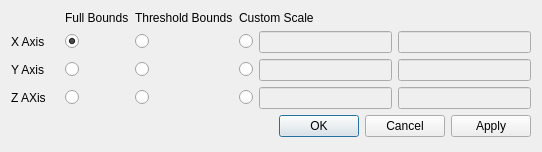
<?xml version="1.0" encoding="UTF-8"?>
<ui version="4.0">
 <class>PrismViewScalingWidget</class>
 <widget class="QWidget" name="PrismViewScalingWidget">
  <property name="geometry">
   <rect>
    <x>0</x>
    <y>0</y>
    <width>542</width>
    <height>152</height>
   </rect>
  </property>
  <property name="windowTitle">
   <string>Change View Scale</string>
  </property>
  <layout class="QVBoxLayout" name="verticalLayout">
   <item>
    <layout class="QGridLayout" name="gridLayout_2">
     <item row="0" column="2">
      <widget class="QLabel" name="label_4">
       <property name="text">
        <string>Full Bounds</string>
       </property>
      </widget>
     </item>
     <item row="0" column="3">
      <widget class="QLabel" name="label_5">
       <property name="text">
        <string>Threshold Bounds</string>
       </property>
      </widget>
     </item>
     <item row="0" column="4">
      <widget class="QLabel" name="label_6">
       <property name="text">
        <string>Custom Scale</string>
       </property>
      </widget>
     </item>
     <item row="0" column="0">
      <widget class="QLabel" name="label">
       <property name="text">
        <string/>
       </property>
      </widget>
     </item>
     <item row="2" column="0">
      <widget class="QLabel" name="label_3">
       <property name="text">
        <string>Y Axis</string>
       </property>
      </widget>
     </item>
     <item row="3" column="0">
      <widget class="QLabel" name="label_7">
       <property name="text">
        <string>Z AXis</string>
       </property>
      </widget>
     </item>
     <item row="1" column="4">
      <layout class="QHBoxLayout" name="horizontalLayout">
       <item>
        <widget class="QRadioButton" name="UseXCustomScale">
         <property name="text">
          <string/>
         </property>
         <property name="checked">
          <bool>false</bool>
         </property>
        </widget>
       </item>
       <item>
        <widget class="QLineEdit" name="XCustomMin">
         <property name="enabled">
          <bool>false</bool>
         </property>
        </widget>
       </item>
       <item>
        <widget class="QLineEdit" name="XCustomMax">
         <property name="enabled">
          <bool>false</bool>
         </property>
        </widget>
       </item>
      </layout>
     </item>
     <item row="2" column="4">
      <layout class="QHBoxLayout" name="horizontalLayout_2">
       <item>
        <widget class="QRadioButton" name="UseYCustomScale">
         <property name="text">
          <string/>
         </property>
        </widget>
       </item>
       <item>
        <widget class="QLineEdit" name="lineEdit">
         <property name="enabled">
          <bool>false</bool>
         </property>
        </widget>
       </item>
       <item>
        <widget class="QLineEdit" name="YCustomMax">
         <property name="enabled">
          <bool>false</bool>
         </property>
        </widget>
       </item>
      </layout>
     </item>
     <item row="3" column="4">
      <layout class="QHBoxLayout" name="horizontalLayout_3">
       <item>
        <widget class="QRadioButton" name="UseZCustomScale">
         <property name="text">
          <string/>
         </property>
        </widget>
       </item>
       <item>
        <widget class="QLineEdit" name="lineEdit_2">
         <property name="enabled">
          <bool>false</bool>
         </property>
        </widget>
       </item>
       <item>
        <widget class="QLineEdit" name="ZCustomMax">
         <property name="enabled">
          <bool>false</bool>
         </property>
        </widget>
       </item>
      </layout>
     </item>
     <item row="1" column="0">
      <widget class="QLabel" name="label_2">
       <property name="text">
        <string>X Axis</string>
       </property>
      </widget>
     </item>
     <item row="0" column="1">
      <widget class="QLabel" name="label_8">
       <property name="text">
        <string/>
       </property>
      </widget>
     </item>
     <item row="3" column="3">
      <widget class="QRadioButton" name="UseZThresholdBounds">
       <property name="text">
        <string/>
       </property>
      </widget>
     </item>
     <item row="2" column="3">
      <widget class="QRadioButton" name="UseYThresholdBounds">
       <property name="text">
        <string/>
       </property>
      </widget>
     </item>
     <item row="1" column="3">
      <widget class="QRadioButton" name="UseXThresholdBounds">
       <property name="text">
        <string/>
       </property>
       <property name="checked">
        <bool>false</bool>
       </property>
      </widget>
     </item>
     <item row="3" column="2">
      <widget class="QRadioButton" name="UseZFullBounds">
       <property name="layoutDirection">
        <enum>Qt::LeftToRight</enum>
       </property>
       <property name="text">
        <string/>
       </property>
      </widget>
     </item>
     <item row="2" column="2">
      <widget class="QRadioButton" name="UseYFullBounds">
       <property name="text">
        <string/>
       </property>
      </widget>
     </item>
     <item row="1" column="2">
      <widget class="QRadioButton" name="UseXFullBounds">
       <property name="text">
        <string/>
       </property>
       <property name="checked">
        <bool>true</bool>
       </property>
      </widget>
     </item>
    </layout>
   </item>
   <item>
    <widget class="QDialogButtonBox" name="buttonBox">
     <property name="standardButtons">
      <set>QDialogButtonBox::Apply|QDialogButtonBox::Cancel|QDialogButtonBox::Ok</set>
     </property>
    </widget>
   </item>
   <item>
    <spacer name="verticalSpacer">
     <property name="orientation">
      <enum>Qt::Vertical</enum>
     </property>
     <property name="sizeHint" stdset="0">
      <size>
       <width>20</width>
       <height>40</height>
      </size>
     </property>
    </spacer>
   </item>
  </layout>
 </widget>
 <tabstops>
  <tabstop>UseXFullBounds</tabstop>
  <tabstop>UseXThresholdBounds</tabstop>
  <tabstop>UseXCustomScale</tabstop>
  <tabstop>XCustomMin</tabstop>
  <tabstop>XCustomMax</tabstop>
  <tabstop>UseYFullBounds</tabstop>
  <tabstop>UseYThresholdBounds</tabstop>
  <tabstop>UseYCustomScale</tabstop>
  <tabstop>lineEdit</tabstop>
  <tabstop>YCustomMax</tabstop>
  <tabstop>UseZFullBounds</tabstop>
  <tabstop>UseZThresholdBounds</tabstop>
  <tabstop>UseZCustomScale</tabstop>
  <tabstop>lineEdit_2</tabstop>
  <tabstop>ZCustomMax</tabstop>
  <tabstop>buttonBox</tabstop>
 </tabstops>
 <resources/>
 <connections>
  <connection>
   <sender>UseXCustomScale</sender>
   <signal>toggled(bool)</signal>
   <receiver>XCustomMax</receiver>
   <slot>setEnabled(bool)</slot>
   <hints>
    <hint type="sourcelabel">
     <x>211</x>
     <y>37</y>
    </hint>
    <hint type="destinationlabel">
     <x>530</x>
     <y>49</y>
    </hint>
   </hints>
  </connection>
  <connection>
   <sender>UseYCustomScale</sender>
   <signal>toggled(bool)</signal>
   <receiver>YCustomMax</receiver>
   <slot>setEnabled(bool)</slot>
   <hints>
    <hint type="sourcelabel">
     <x>211</x>
     <y>72</y>
    </hint>
    <hint type="destinationlabel">
     <x>530</x>
     <y>77</y>
    </hint>
   </hints>
  </connection>
  <connection>
   <sender>UseZCustomScale</sender>
   <signal>toggled(bool)</signal>
   <receiver>ZCustomMax</receiver>
   <slot>setEnabled(bool)</slot>
   <hints>
    <hint type="sourcelabel">
     <x>209</x>
     <y>98</y>
    </hint>
    <hint type="destinationlabel">
     <x>530</x>
     <y>105</y>
    </hint>
   </hints>
  </connection>
  <connection>
   <sender>UseXCustomScale</sender>
   <signal>toggled(bool)</signal>
   <receiver>XCustomMin</receiver>
   <slot>setEnabled(bool)</slot>
   <hints>
    <hint type="sourcelabel">
     <x>217</x>
     <y>38</y>
    </hint>
    <hint type="destinationlabel">
     <x>262</x>
     <y>37</y>
    </hint>
   </hints>
  </connection>
  <connection>
   <sender>UseYCustomScale</sender>
   <signal>toggled(bool)</signal>
   <receiver>lineEdit</receiver>
   <slot>setEnabled(bool)</slot>
   <hints>
    <hint type="sourcelabel">
     <x>225</x>
     <y>68</y>
    </hint>
    <hint type="destinationlabel">
     <x>270</x>
     <y>69</y>
    </hint>
   </hints>
  </connection>
  <connection>
   <sender>UseZCustomScale</sender>
   <signal>toggled(bool)</signal>
   <receiver>lineEdit_2</receiver>
   <slot>setEnabled(bool)</slot>
   <hints>
    <hint type="sourcelabel">
     <x>226</x>
     <y>95</y>
    </hint>
    <hint type="destinationlabel">
     <x>269</x>
     <y>95</y>
    </hint>
   </hints>
  </connection>
 </connections>
</ui>
